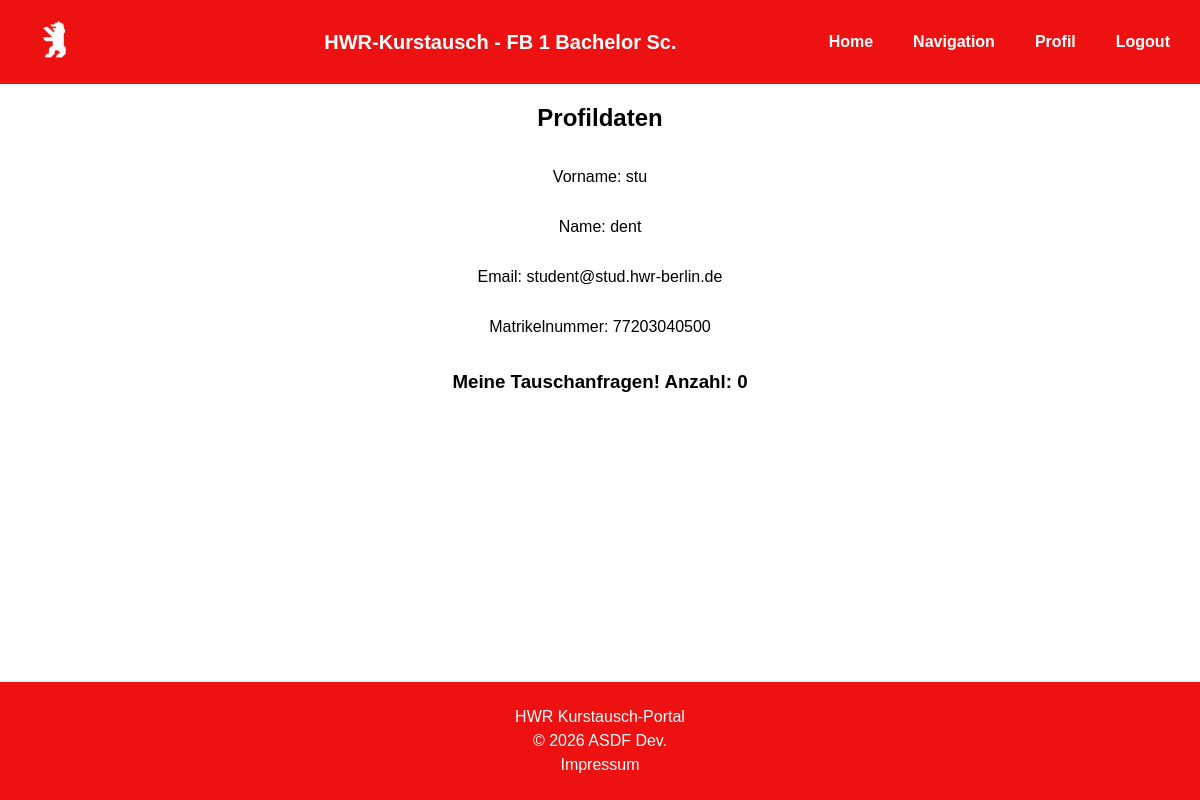
/profil (signed in), run on an earlier commit of the app's database.
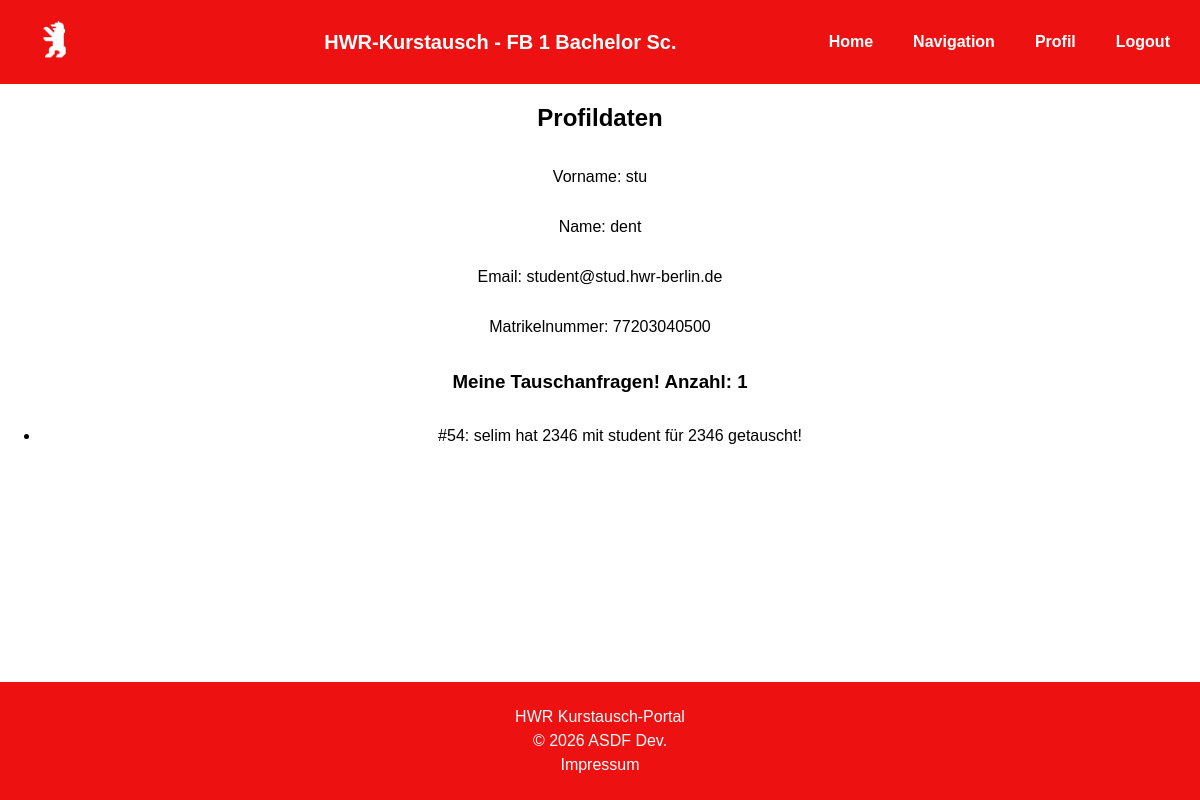
And on a later commit of the database.
### tables this page shows
CREATE TABLE studenten (
        username TEXT NOT NULL PRIMARY KEY,
        matrikelnummer INTEGER NOT NULL,
        name TEXT NOT NULL,
        vorname TEXT NOT NULL,
        email TEXT,
        password TEXT NOT NULL,
        studiengang TEXT,
                   
        FOREIGN KEY (studiengang) REFERENCES studiengang(studiengang)
    );

CREATE TABLE tausch (
        tausch_id INTEGER NOT NULL PRIMARY KEY AUTOINCREMENT,
        anfrage_id INTEGER NOT NULL,
        abgabe_id INTEGER NOT NULL,
                   
        FOREIGN KEY (anfrage_id) REFERENCES anfrage(anfrage_id),
        FOREIGN KEY (abgabe_id) REFERENCES abgabe(abgabe_id)
    );

CREATE TABLE anfrage (
        anfrage_id INTEGER NOT NULL PRIMARY KEY AUTOINCREMENT,
        kurs_id INTEGER NOT NULL,
        username TEXT NOT NULL,
        zeitpunkt DATETIME DEFAULT CURRENT_TIMESTAMP,
                   
        FOREIGN KEY (kurs_id) REFERENCES kursangebot(kurs_id),
        FOREIGN KEY (username) REFERENCES student(username)
    );

CREATE TABLE abgabe (
        abgabe_id INTEGER NOT NULL PRIMARY KEY AUTOINCREMENT,
        kurs_id INTEGER NOT NULL,
        username TEXT NOT NULL,
        zeitpunkt DATETIME DEFAULT CURRENT_TIMESTAMP,
                   
        FOREIGN KEY (kurs_id) REFERENCES kursangebot(kurs_id),
        FOREIGN KEY (username) REFERENCES student(username)
    );

### app.py (the view)
@app.route("/profil")
@login_required
def profil():
    with dbcon() as connection:
        username = current_user.username
        c = connection.cursor()
        c.execute("""SELECT tausch_id, anf.username, abg.username, anf.kurs_id, abg.kurs_id FROM tausch t
                  JOIN anfrage anf ON t.anfrage_id = anf.anfrage_id
                  JOIN abgabe abg ON t.abgabe_id = abg.abgabe_id
                  WHERE anf.username = ? OR abg.username = ?
                  """
                  , (username,username,))
        user_tausche = c.fetchall()
    return render_template("profil.html", user_tausche=user_tausche)

### app.py (called while the page is built, shortened)
@login_manager.user_loader
def load_user(user_id):
    if not user_id or user_id== None:
        return None
    with dbcon() as connection:
        c = connection.cursor()
        c.execute("SELECT username, vorname, name, email, matrikelnummer, studiengang FROM studenten WHERE username = ?", (user_id,))
        student = c.fetchone()
        if student:
            return User(
                id=str(student[0]), # wird von flask-login gebraucht
                username=student[0],
                vorname=student[1],
                name=student[2],
                email=student[3],
                matrikelnummer=student[4],
                studiengang=student[5]
            )

### db_update.py (called while the page is built)
def dbcon():
    connection = sqlite3.connect(DB_PATH)
    return connection

### templates/profil.html (shortened to what this page needs)
{% if current_user.matrikelnummer%}
{% extends "base.html" %}
{% elif current_user.ma_id%}
{% extends "base_sb.html" %}
{%endif%}
{% block CONTENT %}
<h1>Profildaten</h1>
<p>Vorname: {{ current_user.vorname }}</p>
<p>Name: {{ current_user.name }}</p>
<p>Email: {{ current_user.email }}</p>
    {% if current_user.matrikelnummer%}
    <p>Matrikelnummer: {{ current_user.matrikelnummer }}</p>
    {%endif%}
    {% if current_user.matrikelnummer %}
    <h3>Meine Tauschanfragen! Anzahl: {{ user_tausche|length }}</h3>
     <ul>
      {% for tausch in user_tausche %}
        <li>#{{tausch[0]}}: {{tausch[1]}} hat {{tausch[3]}} mit {{tausch[2]}} für {{tausch[4]}} getauscht! </li>
      {% endfor %}
    </ul>
    {%endif%}
{% endblock %}

### templates/base.html (shortened to what this page needs)
 <!doctype html>
<html lang=en>
<head>
    <link rel="stylesheet" type="text/css" href="{{ url_for('static', filename='style.css') }}">
</head>
<body>
<section class="content">
        <header>{% block HEADER %}
        <a href="/dashboard"><img src="{{ url_for('static', filename='hwr-baer.png') }}" alt="Home" width="50"></a>
        <div style="margin: auto;">
        <b style="font-size: 20px; color:white;">HWR-Kurstausch - FB 1 Bachelor Sc.</b>
        </div>
        <a href="/dashboard">Home</a>
        <a href="/dashboard">Navigation</a>
        <a href="/profil">Profil</a>
        <a href="/logout">Logout</a>
        {% endblock %}</header>
    {% block CONTENT %}{% endblock %}
    <footer>{% block footer %}
        <p>HWR Kurstausch-Portal</p>
        <p>&copy; 2026 ASDF Dev.</p>
        <p><a href="/impressum">Impressum</a></p>
        {% endblock %}</footer>
</section>
</body>
</html>

### static/style.css (style rules this page uses)
html, body { margin: 0; padding: 0; min-height: 100%; font-family: Bahnschrift, Arial, sans-serif; text-align: center; color:black }
body { min-height: 100vh; }
.content { min-height: 100vh; display: flex; flex-direction: column; }
header { background-color: #ee1111; padding: 15px 30px; display: flex; align-items: center; gap: 20px; }
header a:first-child { margin-right: auto; }
header a:not(:first-child) { margin-left: 20px; }
header a { color: white; text-decoration: none; font-weight: bold; }
section.content > :not(header):not(footer) { flex-shrink: 0; }
footer { margin-top: auto; background-color: #ee1111; color: white; padding: 15px 30px; line-height: 0.5; }
footer a { color: white; text-decoration: none; }

What changed in the data, as far as the page shows it:
added tausch: tausch_id "54", username "selim", kurs_id "2346", username "student"
Also different on the page:
{{ user_tausche|length }}: "0" → "1"
